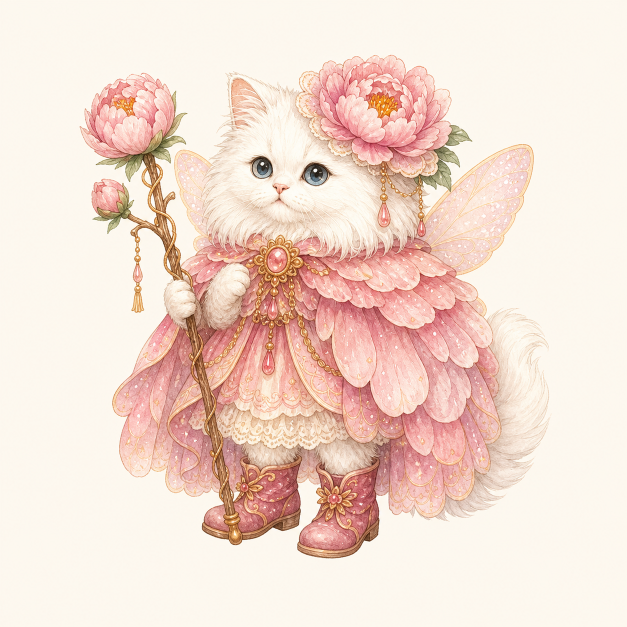
#> input picture docs/cat-fairies-round2-2026-06-18/peony-white-longhair-cat-fairy-stamp.png, 1254 x 1254 px, found by its file name (shown at 1/2 size)
$ python process_peony_stamp_fallback.py
#> lines starting #> are read from the running program, lines starting #| are printed output that depends on the picture
from PIL import Image, ImageDraw
from pathlib import Path
base = Path(r'C:\Users\akane\Documents\Codex\2026-06-14\new-chat\suiyoukai-stamp-app\docs\cat-fairies-round2-2026-06-18')
img = Image.open(base/'peony-white-longhair-cat-fairy-stamp.png').convert('RGB')
#> img is the input picture: PIL image 1254x1254 RGB; mean R, G, B 242.5, 220.1, 208.3
img.thumbnail((560,560), Image.LANCZOS)
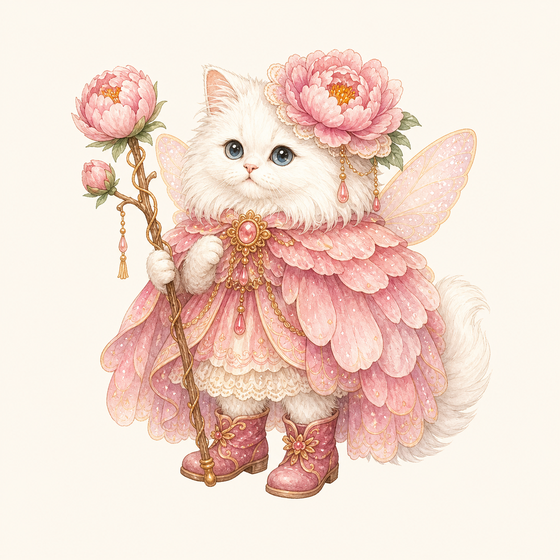
#> img: PIL image 560x560 RGB; mean R, G, B 242.5, 220, 208.3
sheet = Image.new('RGB',(700,680),(252,248,239))
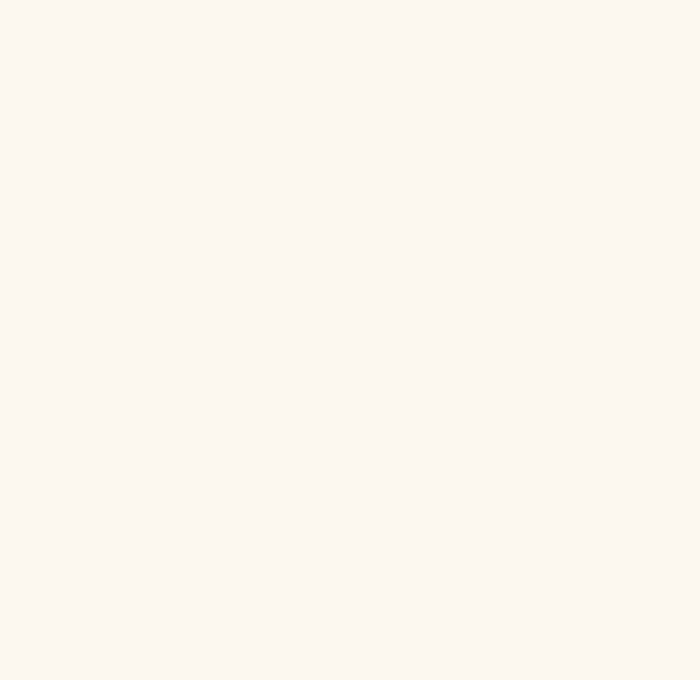
#> sheet: PIL image 700x680 RGB; mean R, G, B 252, 248, 239
sheet.paste(img,((700-img.width)//2,70+(560-img.height)//2))
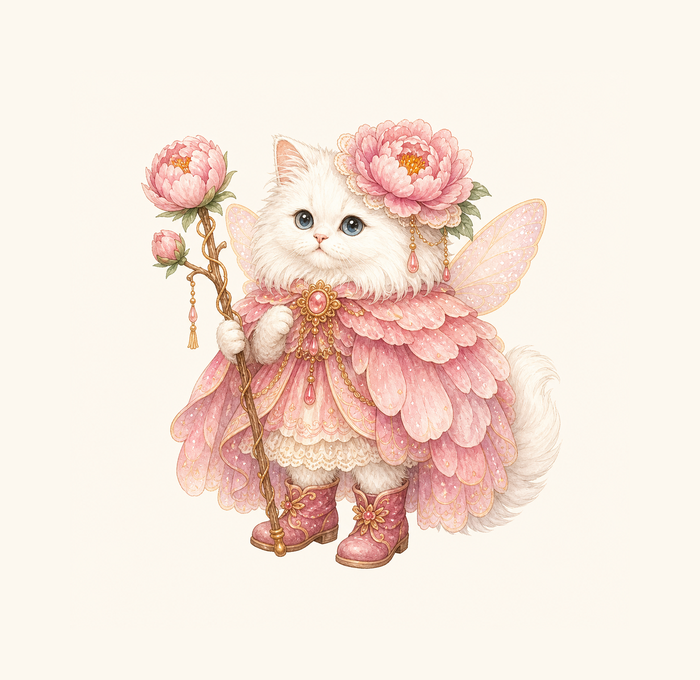
#> sheet: PIL image 700x680 RGB; mean R, G, B 245.8, 229.6, 218.8
d=ImageDraw.Draw(sheet)
d.text((40,30),'Peony white longhair cat fairy stamp: pale background version',fill=(80,70,55))
d.text((40,635),'Transparent version rejected because white fur was damaged.',fill=(120,70,70))
sheet.save(base/'peony-white-longhair-cat-fairy-stamp-check-2026-06-18.png')
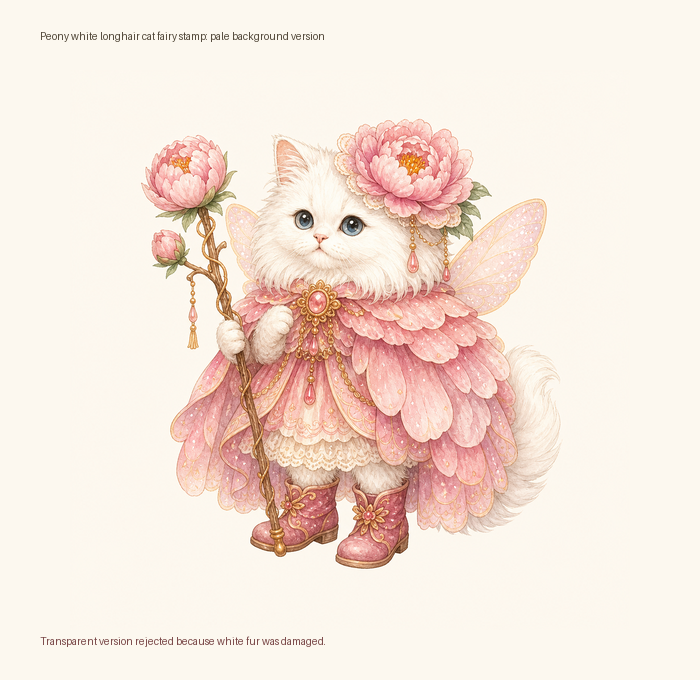
#> saved as peony-white-longhair-cat-fairy-stamp-check-2026-06-18.png: PIL image 700x680 RGB; mean R, G, B 245.3, 229.1, 218.3
print(base/'peony-white-longhair-cat-fairy-stamp.png')
print(base/'peony-white-longhair-cat-fairy-stamp-check-2026-06-18.png')

$ run again, with docs/cat-fairies-round2-2026-06-18/hagi-cat-fairy-original.png copied over docs/cat-fairies-round2-2026-06-18/peony-white-longhair-cat-fairy-stamp.png
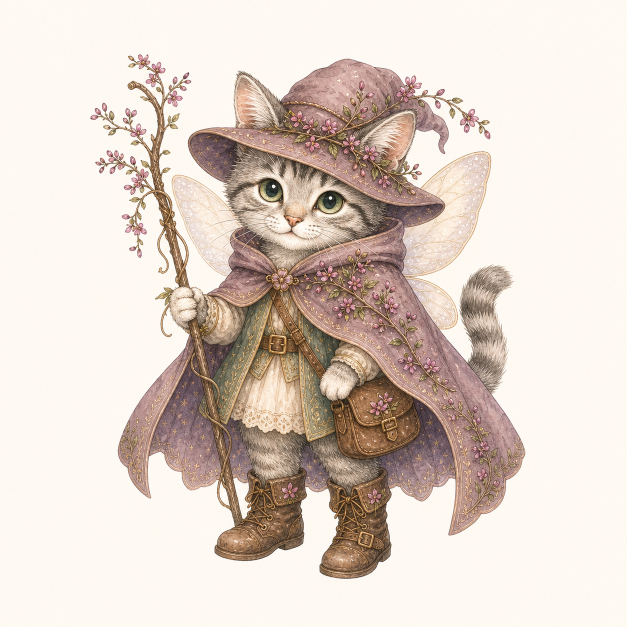
#> input picture docs/cat-fairies-round2-2026-06-18/hagi-cat-fairy-original.png, 1254 x 1254 px, found by its file name (shown at 1/2 size)
#> img is the input picture: PIL image 1254x1254 RGB; mean R, G, B 222.3, 209.1, 198.8
#> `img.thumbnail((560,560), Image.LANCZOS)`:
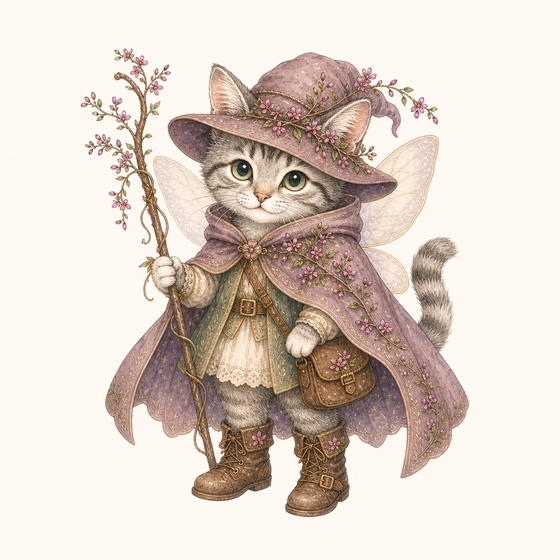
#> img: PIL image 560x560 RGB; mean R, G, B 222.3, 209, 198.7
#> `sheet.save(base/'peony-white-longhair-cat-fairy-stamp-check-2026-06-18..`:
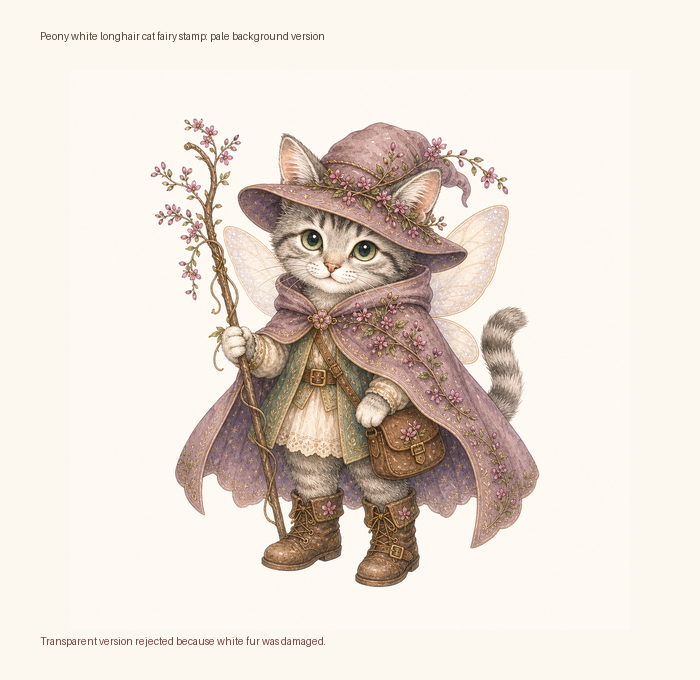
#> saved as peony-white-longhair-cat-fairy-stamp-check-2026-06-18.png: PIL image 700x680 RGB; mean R, G, B 232, 221.8, 212
